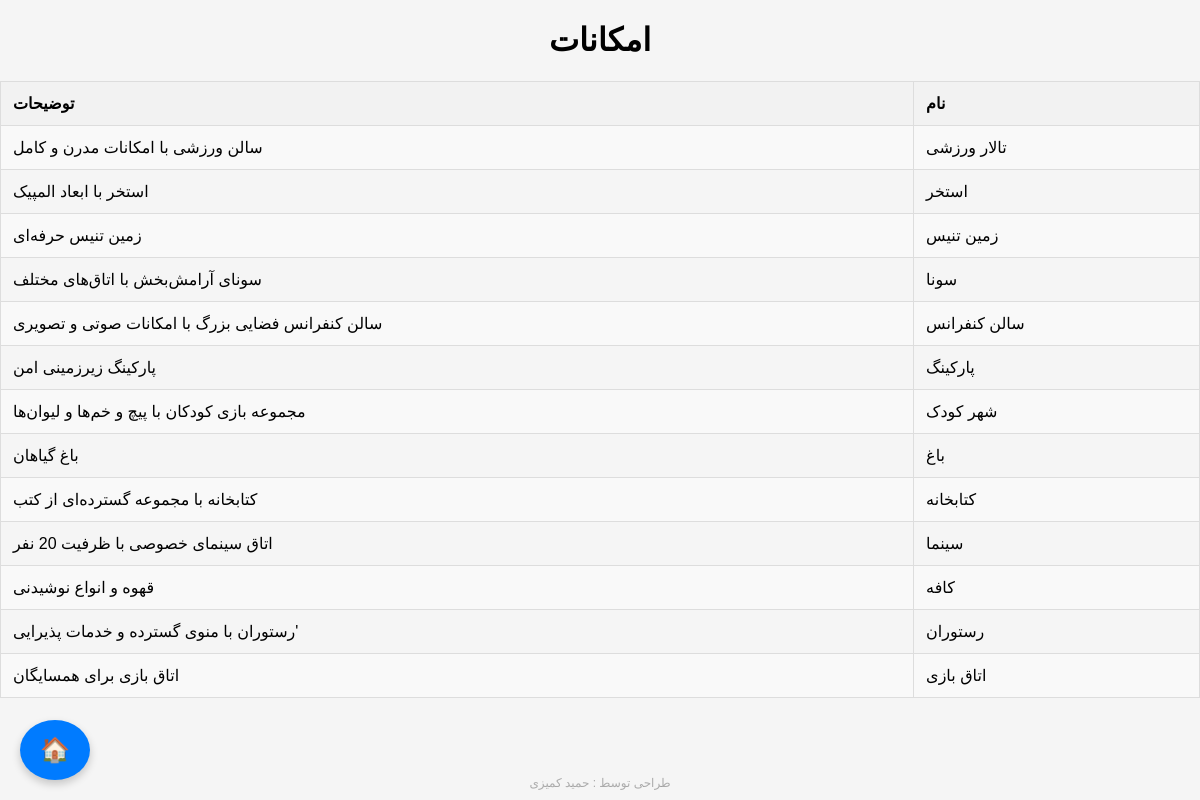
The page /view_facility.php on the database its author committed.
### tables this page shows
CREATE TABLE `facilities` (
  `id` int(11) NOT NULL,
  `name` varchar(100) NOT NULL,
  `description` text NOT NULL
);

### view_facility.php (the view, shortened to what this page needs)
<?php
include 'db.php';
$stmt = $pdo->query('SELECT * FROM facilities');
$facilities = $stmt->fetchAll();
?>
<!DOCTYPE html>
<html lang="fa" dir="rtl">
<head>
    <link rel="stylesheet" href="style.css">
</head>
<body>
    <h1>امکانات</h1>
    <table>
        <tr>
            <th>نام</th>
            <th>توضیحات</th>
        </tr>
        <?php foreach ($facilities as $facility): ?>
        <tr>
            <td><?= htmlspecialchars($facility['name']) ?></td>
            <td><?= htmlspecialchars($facility['description']) ?></td>
        </tr>
        <?php endforeach; ?>
    </table>
                <a href="dashboard.php" class="float-button">&#127968;</a>
        <?php include 'footer.php'; ?>
</body>
</html>

### style.css (style rules this page uses)
body { font-family: 'Iransans', Arial, sans-serif; margin: 0; padding: 0; background-color: #f5f5f5; direction: rtl; text-align: right; }
table { width: 100%; border-collapse: collapse; margin: 20px 0; }
table, th, td { border: 1px solid #ddd; }
th, td { padding: 12px; text-align: left; }
th { background-color: #f2f2f2; font-weight: bold; }
tr:nth-child(even) { background-color: #f9f9f9; }
h1 { text-align: center; }
a { display: inline-block; padding: 5px 10px; text-decoration: none; color: #333; border: 1px solid #ccc; background-color: #fff; border-radius: 3px; margin-top: 10px; }
.float-button { position: fixed; bottom: 20px; left: 20px; width: 50px; height: 50px; background-color: #007bff; color: #fff; border: none; border-radius: 50%; font-size: 24px; text-align: center; line-height: 50px; cursor: pointer; box-shadow: 0px 4px 8px rgba(0, 0, 0, 0.2); transition: background-color 0.3s ease; }

### rows shown on the page
facilities: name "تالار ورزشی", description "سالن ورزشی با امکانات مدرن و کامل"
facilities: name "استخر", description "استخر با ابعاد المپیک"
facilities: name "زمین تنیس", description "زمین تنیس حرفه‌ای"
facilities: name "سونا", description "سونای آرامش‌بخش با اتاق‌های مختلف"
facilities: name "سالن کنفرانس", description "سالن کنفرانس فضایی بزرگ با امکانات صوتی و تصویری"
facilities: name "پارکینگ", description "پارکینگ زیرزمینی امن"
facilities: name "شهر کودک", description "مجموعه بازی کودکان با پیچ و خم‌ها و لیوان‌ها"
facilities: name "باغ", description "باغ گیاهان"
facilities: name "کتابخانه", description "کتابخانه با مجموعه گسترده‌ای از کتب"
facilities: name "سینما", description "اتاق سینمای خصوصی با ظرفیت 20 نفر"
facilities: name "کافه", description "قهوه و انواع نوشیدنی"
facilities: name "رستوران", description "'رستوران با منوی گسترده و خدمات پذیرایی"
facilities: name "اتاق بازی", description "اتاق بازی برای همسایگان"
